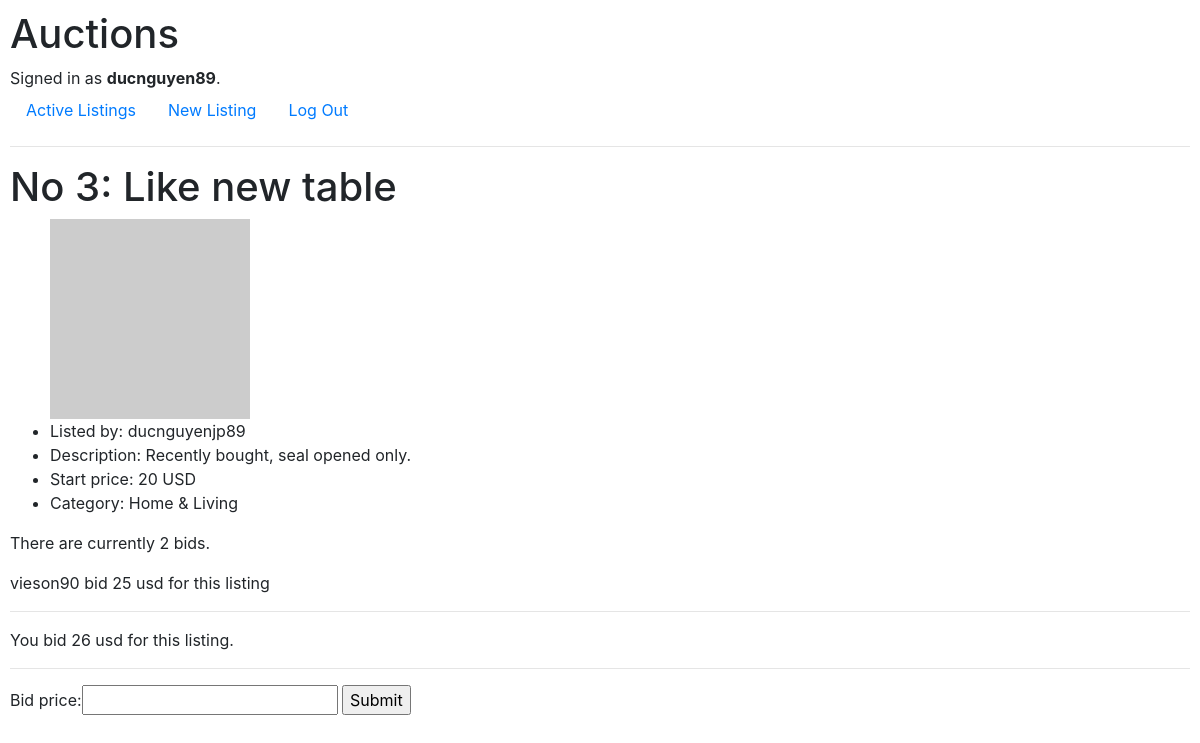
The app's page /3 (signed in) with its own data.
### auctions/models.py (models this page shows, shortened)
class User(AbstractUser):
    pass

class ListingPage(models.Model):
    user = models.CharField(max_length=64)
    title = models.CharField(max_length=64)
    description = models.CharField(max_length=200)
    startbids = models.IntegerField()
    imageurl = models.URLField(max_length=200)
    category = models.ForeignKey(Categories, blank=True, null=True, on_delete=models.CASCADE, related_name='listingtype')

class Categories(models.Model):
    name = models.CharField(max_length=64)
    def __str__(self):
        return f"{self.name}"

class Biddings(models.Model):
    item_id = models.ForeignKey(ListingPage, on_delete=models.CASCADE, related_name='biddingitem')
    bidder = models.ForeignKey(User, on_delete=models.CASCADE, related_name='bidders')
    bidding = models.IntegerField()

### auctions/views.py (the view)
# urls.py: path("<str:listing_id>", views.listing, name="listing"),
@login_required(login_url='login')
def listing(request, listing_id):
    user = request.user
    listing = ListingPage.objects.get(id=listing_id)
    biddings = Biddings.objects.filter(item_id=listing_id)
    num_of_bids = len(biddings)
    bid_form = NewBidding()
    return render(request, 'auctions/listing.html', {
        "listing": listing,
        "biddings": biddings,
        "user": user,
        "numofbids": num_of_bids,
        "form": bid_form
    })

### auctions/views.py
class NewBidding(forms.Form):
    bid_price = forms.IntegerField()

### auctions/templates/auctions/listing.html (shortened to what this page needs)
{% extends "auctions/layout.html" %}
{% block body %}
    <h1>No {{ listing.id }}: {{ listing.title }}</h1>
    <ul>
        <img src="{{ listing.imageurl }}" alt="item image">
        <li>Listed by: {{ listing.user }}</li>
        <li>Description: {{ listing.description }}</li>
        <li>Start price: {{ listing.startbids }} USD</li>
        <li>Category: {{ listing.category }}</li>
    </ul>
    {% if numofbids > 0 %}
    <p>There are currently {{ numofbids }} bids.</p>
        {% for bidding in biddings %}
            {% if bidding.bidder == user %}
            <p>You bid {{ bidding.bidding }} usd for this listing.</p>
            <hr>
            {% else %}
            <p>{{ bidding.bidder }} bid {{ bidding.bidding }} usd for this listing</p>
            <hr>
            {% endif %}
        {% endfor %}
    {% else %}
    <p>No bidding yet</p>
    {% endif %}
    <form action="{% url 'bidding' listing.id %}" method="post">
        {{ form }}
        <input type="submit">
    </form>
{% endblock %}

### auctions/templates/auctions/layout.html (shortened to what this page needs)
{% load static %}
<!DOCTYPE html>
<html lang="en">
    <head>
        <link rel="stylesheet" href="https://stackpath.bootstrapcdn.com/bootstrap/4.4.1/css/bootstrap.min.css">
        <link href="{% static 'auctions/styles.css' %}" rel="stylesheet">
    </head>
    <body>
        <h1>Auctions</h1>
        <div>
            {% if user.is_authenticated %}
                Signed in as <strong>{{ user.username }}</strong>.
            {% else %}
                Not signed in.
            {% endif %}
        </div>
        <ul class="nav">
            <li class="nav-item">
                <a class="nav-link" href="{% url 'index' %}">Active Listings</a>
            </li>
            {% if user.is_authenticated %}
                <li class="nav-item">
                    <a class="nav-link" href="{% url 'new_listing' %}">New Listing</a>
                </li>
                <li class="nav-item">
                    <a class="nav-link" href="{% url 'logout' %}">Log Out</a>
                </li>
            {% endif %}
        </ul>
        <hr>
        {% block body %}
        {% endblock %}
    </body>
</html>

### auctions/static/auctions/styles.css (style rules this page uses)
body { padding: 10px; }

### records on screen
User: username "ducnguyen89"
ListingPage: id "3", title "Like new table", user "ducnguyenjp89", description "Recently bought, seal opened only.", startbids "20", category "Home & Living"
Biddings: bidder "vieson90", bidding "25"
Biddings: bidding "26"

### other values on screen
{{ numofbids }} "2"
